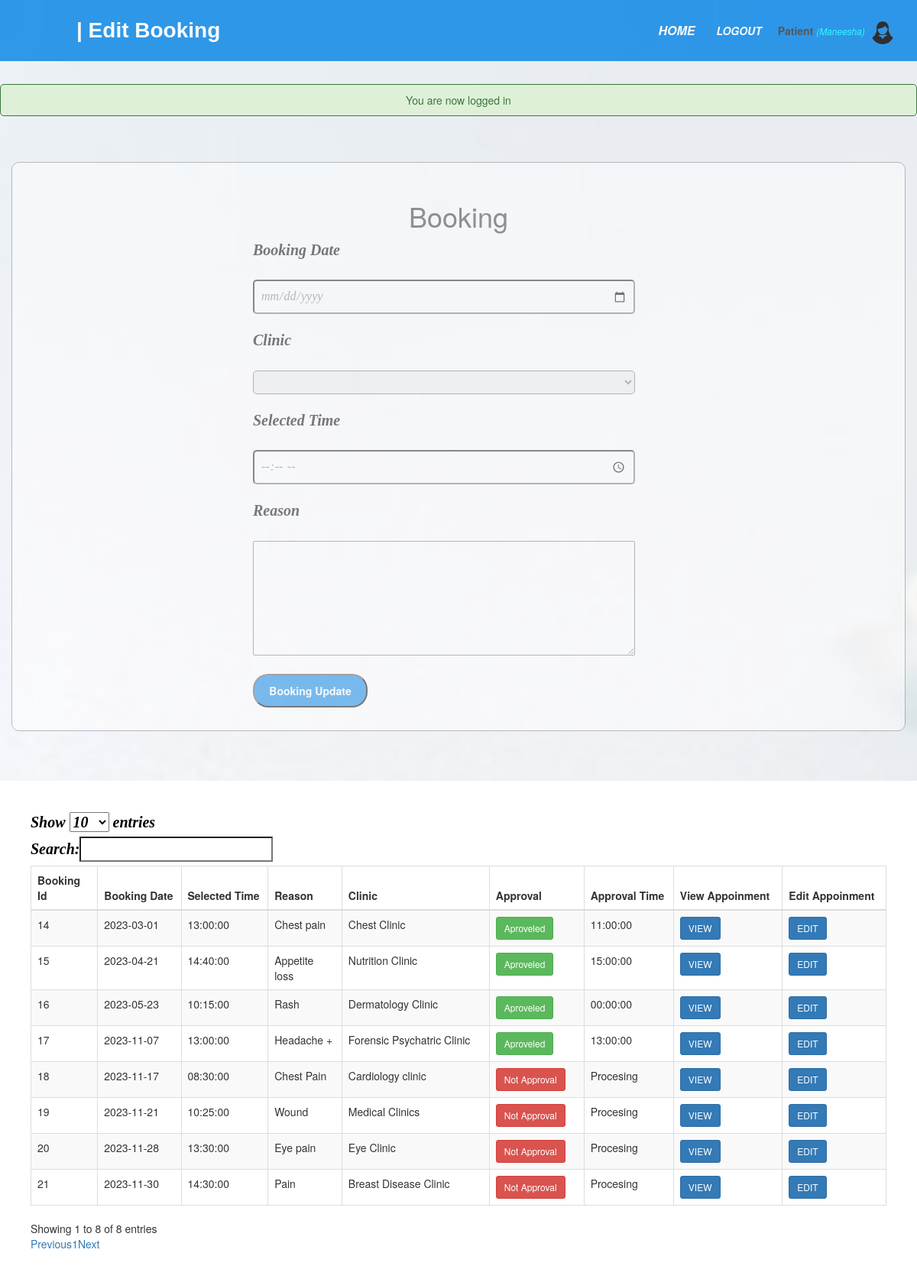
The app's page /patient/edit_booking.php (signed in) with its own data.
### tables this page shows
CREATE TABLE IF NOT EXISTS `booking` (
  `booking_id` int NOT NULL AUTO_INCREMENT,
  `p_id` int NOT NULL,
  `booking_date` date NOT NULL,
  `selected_time` time NOT NULL,
  `approval_time` time NOT NULL,
  `doctor` varchar(200) NOT NULL,
  `approval` varchar(200) NOT NULL,
  `reason` varchar(200) NOT NULL,
  `staff_id` int NOT NULL,
  `status` varchar(200) NOT NULL,
  PRIMARY KEY (`booking_id`),
  KEY `p_id` (`p_id`)
);

### patient/edit_booking.php (the view, shortened to what this page needs)
<?php include('functions.php');
    $booking_date = '';
    $doctor = '';
    $reason = '';
	$selected_time = '';
?>
<!DOCTYPE html>
<html>
<head>
	<link rel="stylesheet" type="text/css" href="/pis/css/booking.css">
	<link rel="stylesheet" type="text/css" href="/pis/css/all.css">
	<?php include('link_css.php'); ?>
</head>
<body>
	<nav>
    <label id="title">| Edit Booking</label>
      <ul>
      	<li><a href="booking.php">Home</a></li>
        <li><a href="/pis/index.php?logout='1' "style="font-size:14px;" id="logout">logout</a></li>
        <li>
     		<?php  if (isset($_SESSION['user'])) : ?>
                <strong><?php echo $_SESSION['user']['user_type']="Patient"; ?></strong>
                <small>
                    <i  style="color: cyan;">(<?php echo ucfirst($_SESSION['user']['fname']); ?>)</i>
                    <img src="/pis/images/17.png" class="profile_info">
                 </small>
            <?php endif ?>
 		</li>
      </ul>
    </nav>
<?php if (isset($_SESSION['message'])):?>
    	<div class="msg">
    	<?php
    		echo $_SESSION['message'];
    	?>
    	</div>
    <?php endif ?>
<div class="container">
	<h1>Booking</h1>
	<form action="booking.php" method="post" id="frm">
		<label>Booking Date</label><br><br>
		<input type="Date" name="booking_date" placeholder="Enter Booking Date" id="name" value="<?php echo $booking_date; ?>"><br><br>
		<label>Clinic</label><br><br>
		<select id="slt" name="doctor">
			<option value="<?php echo $doctor; ?>"><?php echo $doctor; ?></option>
			<option value="Breast Disease Clinic">Breast Disease Clinic</option>
		</select>
		<br><br>
		<label>Selected Time</label><br><br>
		<input type="Time" name="selected_time" placeholder="Select a time" id="name" value="<?php echo $selected_time; ?>"><br><br>
		<label>Reason</label><br><br>
		<textarea id="test" name="reason" value="<?php echo $reason; ?>"><?php echo $reason; ?></textarea><br><br>
		<input type="submit" name="bookig_update" value="Booking Update" id="booking">
	</form>
</div><br><br><br>
<div id="s">
<table id="allusers" class="table table-striped table-bordered" style="width: 100%">
    	<thead>
    		<tr>
    			<th>Booking Id</th>
    			<th id="a">Booking Date</th>
				<th id="a">Selected Time</th>
    			<th id="a">Reason</th>
    			<th id="a">Clinic</th>
    			<th id="a">Approval</th>
    			<th id="a">Approval Time</th>
    			<th> View Appoinment </th>
    			<th> Edit Appoinment</th>
    		</tr>
    	</thead>
    	<tbody>
    		<?php
            $p_id = $_SESSION['user']['p_id'];
            $result_A = mysqli_query($db,"SELECT * FROM booking WHERE p_id = $p_id");
            while ($row = mysqli_fetch_array($result_A)) { ?>
    		<tr>
    			<td><?php echo $row['booking_id']; ?></td>
    			<td id="a"><?php echo $row['booking_date']; ?></td>
				<td id="a"><?php echo $row['selected_time']; ?></td>
    			<td id="a"><?php echo $row['reason']; ?></td>
    			<td id="a"><?php echo $row['doctor']; ?></td>
                <td>
                    <?php if ($row['approval']==0): ?>
                        <button type="button" class="btn btn-danger btn-sm">Not Approval</button>
                    <?php else: ?>
                        <button type="button" class="btn btn-success btn-sm">Aproveled</button>
                    <?php endif ?>
                </td>
                <td>
                    <?php if ($row['approval']==0): ?>
                        Procesing
                    <?php else: ?>
                    <?php echo $row['approval_time']; ?>
                    <?php endif ?>
                </td>
    			<td>
    				<a href="view_booking.php?view=<?php echo $row['booking_id']; ?>" class="btn btn-primary btn-sm" ><i class="fas fa-edit"></i>VIEW</a>
    			</td>
    			<td>
    				<a href="edit_booking.php?edit_booking=<?php echo $row['booking_id']; ?>" class="btn btn-primary btn-sm" ><i class="fas fa-eye"></i>EDIT</a>
    			</td>
    		</tr>
    		<?php } ?>
    	</tbody>
    </table>
</div>
</body>
</html>

### css/booking.css (style rules this page uses)
body { margin: 0; padding: 0; background-image: url('/pis/images/109.jpg'); background-size: cover; font-family: sans-serif; }
#title { color: white; font-size: 28px; line-height: 80px; padding: 0 100px; font-weight: bold; font-style: initial; font-family: 'poppins',sans-serif; }
* { padding: 0; margin: 0; text-decoration: none; list-style: none; box-sizing: border-box; }
nav { background: #0082e6; height: 80px; width: 100%; opacity: .8; }
nav ul { float: right; margin-right: 20px; }
nav ul li { display: inline-block; line-height: 80px; margin: 0 5px; }
nav ul li a { color: white; font-size: 16px; padding: 7px; border-radius: 3px; text-transform: uppercase; font-weight: bold; font-style: italic; }
.container { width: 60%; margin: auto; background-color: white; padding: 30px; border-color: gray; border-width: 1px; margin-top: 60px; border-style: solid; opacity: .5; border-radius: 10px; margin-bottom: 5px; }
h1 { text-align: center; margin-bottom: 30px; font-family: 'poppins',sans-serif; color: gray; }
label { color: black; font-style: italic; font-size: 20px; font-family: "Times New Roman"; font-weight: bold; }
#slt { width: 500px; padding: 5px; border-radius: 5px; color: gray; font-style: italic; font-size: 16px; font-family: "Times New Roman"; }
#test { columns: 100; width: 500px; height: 150px; color: gray; font-size: 16px; font-family: "Times New Roman"; }
#name { width: 500px; padding: 8px; border-radius: 5px; color: gray; font-style: italic; font-size: 16px; font-family: "Times New Roman"; }
#booking { width: 150px; border-radius: 20px; color: white; background-color: #0082e6; padding: 10px; font-weight: bold; cursor: pointer; }
#frm { margin-left: 300px; }
#s { background: white; padding-right: 40px; padding-top: 40px; padding-bottom: 40px; padding-left: 40px; }

### css/all.css (style rules this page uses)
.msg { margin: 30px auto; padding: 10px; border-radius: 5px; color: #3c763d; background: #dff0d8; border: 1px solid #3c763d; width: 100%; text-align: center; }
.profile_info { display: inline-block; width: 30px; height: 30px; margin: 5px; border-radius: 100%; }

### records on screen
booking: booking_id "14", booking_date "2023-03-01", selected_time "13:00:00", reason "Chest pain", doctor "Chest Clinic", approval "Aproveled", approval_time "11:00:00"
booking: booking_id "15", booking_date "2023-04-21", selected_time "14:40:00", reason "Appetite loss", doctor "Nutrition Clinic", approval "Aproveled", approval_time "15:00:00"
booking: booking_id "16", booking_date "2023-05-23", selected_time "10:15:00", reason "Rash", doctor "Dermatology Clinic", approval "Aproveled", approval_time "00:00:00"
booking: booking_id "17", booking_date "2023-11-07", selected_time "13:00:00", reason "Headache +", doctor "Forensic Psychatric Clinic", approval "Aproveled", approval_time "13:00:00"
booking: booking_id "18", booking_date "2023-11-17", selected_time "08:30:00", reason "Chest Pain", doctor "Cardiology clinic", approval "Not Approval"
booking: booking_id "19", booking_date "2023-11-21", selected_time "10:25:00", reason "Wound", doctor "Medical Clinics", approval "Not Approval"
booking: booking_id "20", booking_date "2023-11-28", selected_time "13:30:00", reason "Eye pain", doctor "Eye Clinic", approval "Not Approval"
booking: booking_id "21", booking_date "2023-11-30", selected_time "14:30:00", reason "Pain", doctor "Breast Disease Clinic", approval "Not Approval"

### other values on screen
$_SESSION['user']['user_type']="Patient" "Patient"
$_SESSION['user']['fname'] "Maneesha"
$_SESSION['message'] "You are now logged in"
